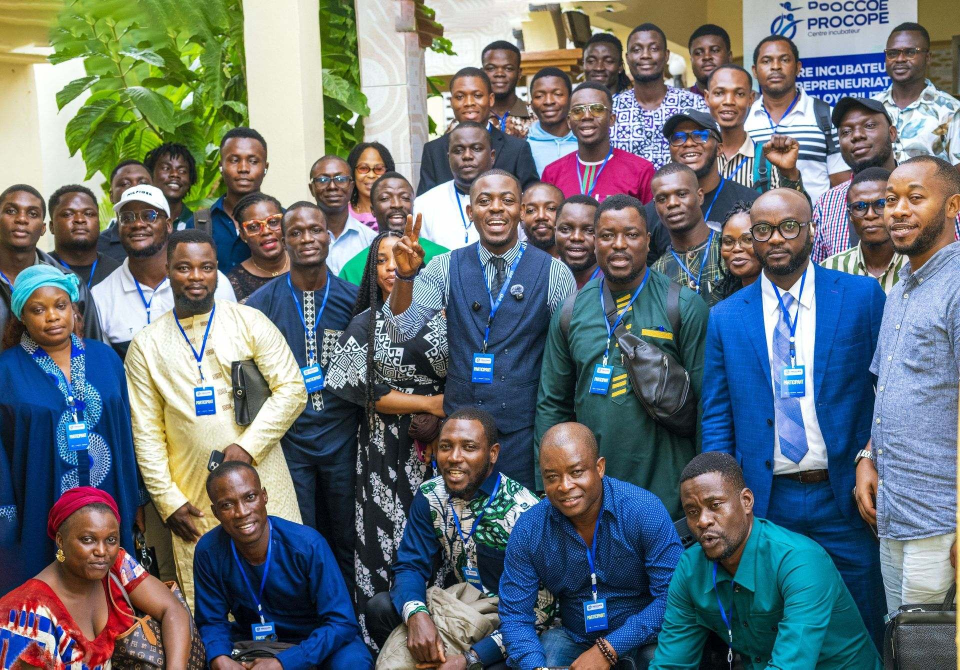
#> input picture img/carousel-1.jpg, 1920 x 1339 px (shown at 1/2 size)
$ python optimize-images-psi.py
#> lines starting #> are read from the running program, lines starting #| are printed output that depends on the picture; pictures that were not available may be replaced by others from this repository, and a replacement may not be noted
"""One-shot: recompress heavy JPEGs, emit WebP (+ hero srcset)."""
from __future__ import annotations

import io
import json
from pathlib import Path

from PIL import Image

ROOT = Path(__file__).resolve().parents[1]
IMG = ROOT / "img"

HERO = {
    "carousel-1.jpg": (1920, (800, 1280)),
    "carousel-2.jpg": (1920, (800, 1280)),
    "photo-header.jpg": (1920, ()),
}

# Card / banner photos: cap width to cut unused pixels on mobile.
CONTENT_MAX = {
    "photo-accueil-pourquoi.jpg": 1400,
    "photo-about.jpg": 1400,
    "photo-candidature.jpg": 1400,
    "photo-contact.jpg": 1400,
    "photo-inscription.jpg": 1400,
    "photo-projets.jpg": 1400,
    "photo-actu-1.jpg": 1200,
    "photo-actu-2.jpg": 1200,
    "photo-actualites-1.jpg": 1200,
    "photo-actualites-2.jpg": 1200,
    "photo-actualites-3.jpg": 1200,
    "photo-partenaire-1.jpg": 1200,
    "photo-partenaire-2.jpg": 1200,
    "photo-partenaire-3.jpg": 1200,
    "photo-partenaire-4.jpg": 1200,
    "photo-partenaire-5.jpg": 1200,
    "photo-partenaire-6.jpg": 1200,
    "photo-service-accompagnement.jpg": 1200,
    "photo-service-financement.jpg": 1200,
    "photo-service-formations.jpg": 1200,
    "photo-service-incubation.jpg": 1200,
    "photo-service-partenariats.jpg": 1200,
}

TEAM = (
    "team-mathieu.jpg",
    "team-frederic.jpg",
    "team-raissa.jpg",
    "team-yedina.jpg",
)
OBJECTIFS = (
    "objectif-accompagnement.jpg",
    "objectif-formation.jpg",
    "objectif-financement.jpg",
    "objectif-ess.jpg",
    "objectif-reseau.jpg",
)
THUMBS = (
    "vt-thumb-1.jpg",
    "vt-thumb-2.jpg",
    "vt-thumb-3.jpg",
    "vt-thumb-4.jpg",
)

JPEG_Q = 78
WEBP_Q = 74
HERO_JPEG_Q = 80
HERO_WEBP_Q = 76


def _resize(im: Image.Image, max_w: int) -> Image.Image:
    w, h = im.size
    if w <= max_w:
        return im
    nh = max(1, round(h * max_w / w))
    return im.resize((max_w, nh), Image.Resampling.LANCZOS)


def _jpeg_bytes(im: Image.Image, quality: int) -> bytes:
    buf = io.BytesIO()
    im.convert("RGB").save(buf, format="JPEG", quality=quality, optimize=True, progressive=True)
    return buf.getvalue()


def _webp_bytes(im: Image.Image, quality: int) -> bytes:
    buf = io.BytesIO()
    im.convert("RGB").save(buf, format="WEBP", quality=quality, method=6)
    return buf.getvalue()


def _write_if_smaller(path: Path, data: bytes, min_gain: float = 0.02) -> bool:
    if path.exists() and path.stat().st_size <= len(data) * (1 + min_gain) and path.suffix.lower() != ".webp":
        # overwrite anyway when we resized (caller handles)
        pass
    path.write_bytes(data)
    return True


def process_jpeg(name: str, max_w: int, jpeg_q: int, webp_q: int, extra_widths: tuple[int, ...] = ()) -> dict:
#> called with name = 'carousel-1.jpg', max_w = 1920, jpeg_q = 80, webp_q = 76, extra_widths = (800, 1280)
    src = IMG / name
    with Image.open(src) as im:
#> im is the input picture: PIL image 1920x1339 RGB; mean R, G, B 103, 112.9, 117.5
        im = im.convert("RGB")
        full = _resize(im, max_w)
        jpg = _jpeg_bytes(full, jpeg_q)
        if len(jpg) < src.stat().st_size or full.size != im.size:
            src.write_bytes(jpg)
        webp_path = src.with_suffix(".webp")
        webp_path.write_bytes(_webp_bytes(full, webp_q))
        stem = src.stem
        variants = {}
        for w in extra_widths:
            sized = _resize(im, w)
            (IMG / f"{stem}-{w}.jpg").write_bytes(_jpeg_bytes(sized, jpeg_q))
            (IMG / f"{stem}-{w}.webp").write_bytes(_webp_bytes(sized, webp_q))
            variants[w] = sized.size
#> this loop made 2 passes
#> pass 1, in process_jpeg, `sized = _resize(im, w)`:
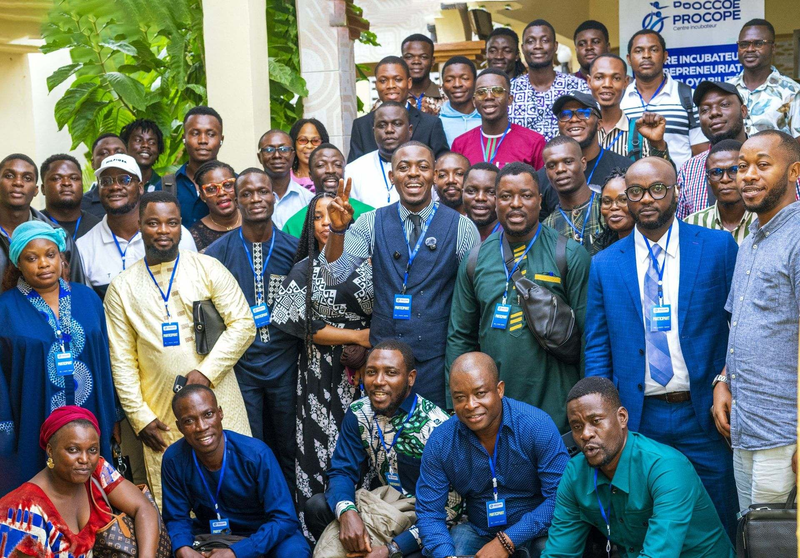
#> sized: PIL image 800x558 RGB; mean R, G, B 103, 112.9, 117.4
#> pass 2, in process_jpeg, `sized = _resize(im, w)`:
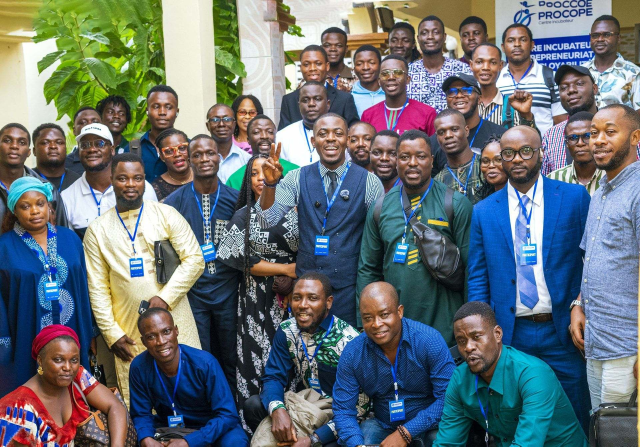
#> sized: PIL image 1280x893 RGB (shown at 1/2 size); mean R, G, B 103, 112.9, 117.4
#> after the loop, variants = {800: (800, 558), 1280: (1280, 893)}
        return {
            "file": name,
            "size": full.size,
            "jpg_kb": round(src.stat().st_size / 1024, 1),
            "webp_kb": round(webp_path.stat().st_size / 1024, 1),
            "variants": {str(k): list(v) for k, v in variants.items()},
        }


def process_logo() -> dict:
    src = IMG / "logo.png"
    with Image.open(src) as im:
        im = im.convert("RGBA")
        im.thumbnail((384, 384), Image.Resampling.LANCZOS)
        buf = io.BytesIO()
        im.save(buf, format="PNG", optimize=True)
        src.write_bytes(buf.getvalue())
        webp = io.BytesIO()
        im.convert("RGBA").save(webp, format="WEBP", quality=80, method=6)
        src.with_suffix(".webp").write_bytes(webp.getvalue())
        return {
            "file": "logo.png",
            "size": im.size,
            "png_kb": round(src.stat().st_size / 1024, 1),
            "webp_kb": round(src.with_suffix(".webp").stat().st_size / 1024, 1),
        }


def main() -> None:
    report = []
    for name, (max_w, extras) in HERO.items():
        report.append(process_jpeg(name, max_w, HERO_JPEG_Q, HERO_WEBP_Q, extras))
#> pass 2 of the loop in main, `for name, (max_w, extras) in HERO.items():`:
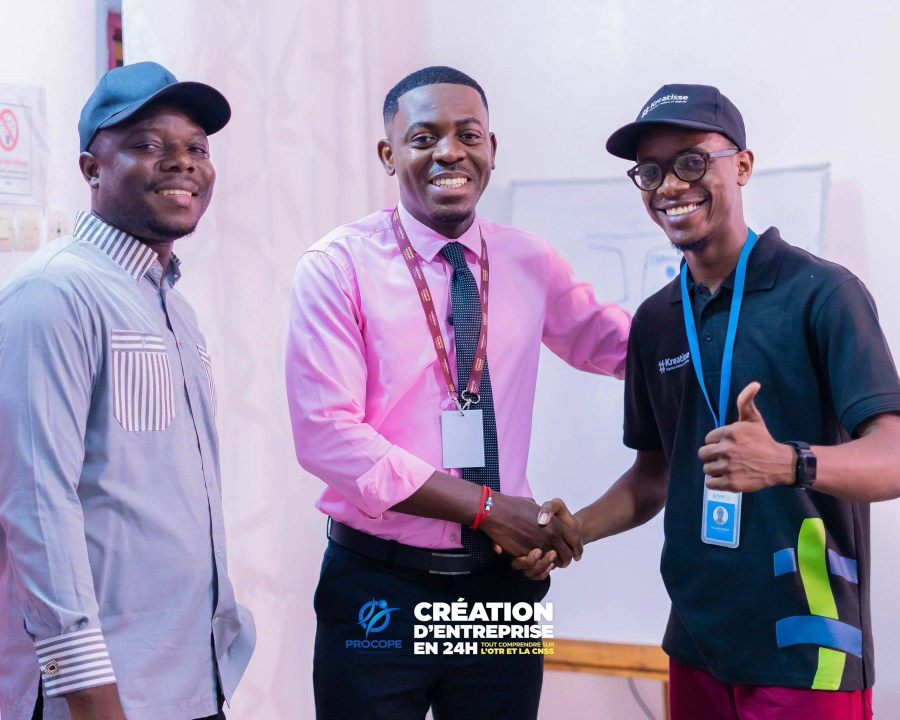
#> input picture img/carousel-2.jpg, 1800 x 1440 px (shown at 1/2 size)
#> in process_jpeg, im is the input picture: PIL image 1800x1440 RGB; mean R, G, B 154.8, 143.7, 169.9
#> the loop in process_jpeg (call 2), `for w in extra_widths:` made 2 passes
#> pass 1, in process_jpeg (call 2), `sized = _resize(im, w)`:
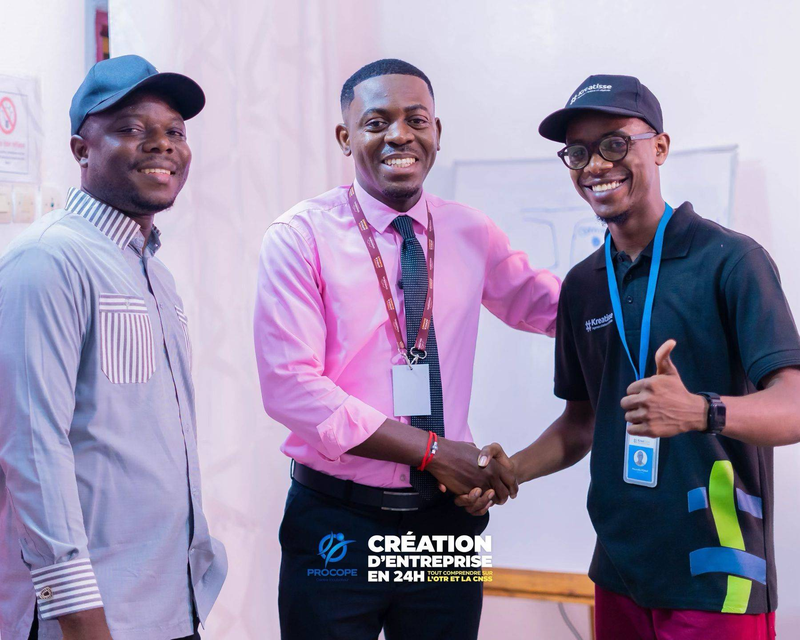
#> sized: PIL image 800x640 RGB; mean R, G, B 154.7, 143.7, 169.9
#> after the loop in process_jpeg (call 2), `for w in extra_widths:`: variants = {800: (800, 640), 1280: (1280, 1024)}
    for name, max_w in CONTENT_MAX.items():
        report.append(process_jpeg(name, max_w, JPEG_Q, WEBP_Q))
    for name in TEAM + OBJECTIFS + THUMBS:
        report.append(process_jpeg(name, 800, JPEG_Q, WEBP_Q))
    report.append(process_logo())
    print(json.dumps(report, indent=2))


if __name__ == "__main__":
#> (the run stopped early here; a loop or call above may not have finished)
